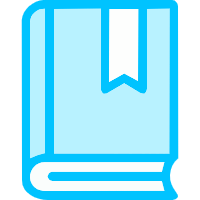
#> input picture icons/书.png, 200 x 200 px
$ python -i epub_core.py   (imports and definitions only)
#> lines starting #> are read from the running program, lines starting #| are printed output that depends on the picture
# -*- coding: utf-8 -*-
"""EPUB 精排核心库 v2：自定义目录正则、多级目录、文字样式引擎、头图边缘样式、
插图页/正文内插图、注释样式、字体子集化、EPUB 组装"""
import os, re, io, json, html as htmlmod, random, subprocess, sys, zipfile

# ================= 默认配置 =================

DEFAULT_TOC_REGEX = r"^\s*(?:\d{1,4}、\s*)?(?:简介|内容简介|序|楔子|尾声|后记|番外[一二三四五六七八九十百千零两\d]*|第?[0-9一二三四五六七八九十百千零两]{1,6}[章节回部])[一-龥· ]{0,12}(?:[(（][0-9一二三四五六七八九十百千零两]{1,5}[)）])?(?:\s+.*)?$"

# 文字样式预设（scope: inline=行内span, block=整段）
STYLE_PRESETS = [
    {"key": "dlg_cn",  "name": "中文双引号“…”", "scope": "inline", "regex": "“[^”]*”"},
    {"key": "dlg_sq",  "name": "单引号‘…’",     "scope": "inline", "regex": "‘[^’]*’"},
    {"key": "dlg_jp1", "name": "直角引号「…」", "scope": "inline", "regex": "「[^」]*」"},
    {"key": "dlg_jp2", "name": "双直角引号『…』", "scope": "inline", "regex": "『[^』]*』"},
    {"key": "paren",   "name": "括号文字（…）",  "scope": "inline", "regex": "（[^（）]*）"},
    {"key": "author",  "name": "作者有话说（整段）", "scope": "block",
     "regex": "【?(?:📢)?(?:作者有话要说|作者有话说|作家有话说|作家想说的话|作者想说的话|作者的话)(?::|：)?】?[\\s\\S]*?(?=\\r?\\n\\s*(?:[（(]?全书完[）)]?)|\\r?\\n\\s*\\r?\\n|$)"},
]

AD_PRESETS = {
    "站点推广": ["欢迎访问", "请访问", "本书首发", "最新章节.{0,12}更新", "最新最全的小说", "更多好看的(文章|小说)",
                "(?i)www\\.\\w+\\.(com|net|cc|org|me)", "(?i)https?://", "在线阅读全文", "全本TXT下载",
                "手机阅读", "[A-Za-zＡ-Ｚａ-ｚ]{2,}[.．点](com|COM|ＣＯＭ|net|cc)", "想看更多.{0,20}(小说|访问)"],
    "作者拉票": ["求月票", "求推荐票", "求收藏", "求订阅", "求打赏", "求鲜花", "求评价票"],
    "联系方式": ["QQ群", "微信群", "公众号", "微信号", "书友群"],
    "盗版站名": ["笔力阅读网", "(?i)biliyd", "阅笔小说网", "(?i)yoabc", "润文网", "笔趣阁"],
}

# 头图边缘样式（两字简洁命名）
EDGE_STYLES = [
    ("plain",      "方正"),
    ("cloud",      "云边"),
    ("mist",       "雾边"),
    ("brush",      "拖墨"),
    ("roughoval",  "糙圆"),
    ("watercolor", "晕染"),
    ("film",       "胶片"),
    ("tornside",   "撕边"),
    ("tornframe",  "撕框"),
    ("brushframe", "笔刷"),
    ("deckle",     "毛边"),
]

DEFAULT_SETTINGS = {
    "toc_regex": DEFAULT_TOC_REGEX,
    "toc_page": True, "panel_alpha": 0.6, "toc_bg_rotate": 1,
    "title_size": 0.92, "title_bold": True, "output_dir": "",
    # 边距单位为页面宽度/高度的百分比（%），不随阅读器字号膨胀，0=交给阅读器自己控制
    "layout": {"margin_t": 0.0, "margin_r": 4.0, "margin_b": 0.0, "margin_l": 4.0,
               "para_spacing": 0.35, "line_height": 1.8, "indent_em": 2.0,
               "drop_cap": False, "drop_size": 2.8, "drop_font": "", "drop_color": "#000000",
               "custom_css": ""},
    # text_fonts：选中文字指定字体 {chapter(0基), text(精确文字), font(字体key)}
    "text_fonts": [],
    "notes": {"font": "", "color": "#000000", "size": 0.85, "bold": False, "italic": False,
              "icon": ""},   # icon: 注释标记小图标（icons/ 下的文件名，空=默认 [注N] 文字标记）
    "styles": [dict(STYLE_PRESETS[0], enabled=True, font="dlg", color="#000000",
                    size=1.0, bold=False, italic=False)],   # 默认启用中文双引号→dlg字体，可在界面增删
    # {key,name,scope,regex,enabled,font,color,size,bold,italic}
    "ads_patterns": sum(AD_PRESETS.values(), []),
    "fonts": {"body": "", "dlg": "", "title": "", "toc": ""},
    "cover": "", "cover_w": 1200, "toc_bgs": [], "toc_bg_w": 880, "toc_bg_size": "100% auto",
    # header.assign：每张头图可指定章号（1开始，如 "1-20,25,30-40"，支持区间），命中章固定用该图，其余章按 rotate 规则
    "header": {"enabled": True, "rotate": True, "images": [], "assign": [], "width": 1080, "height": 500,
               "margin_t": 0, "margin_r": 0, "margin_b": 0, "margin_l": 0, "edge": "cloud",
               "fade": 18, "trim": True},   # fade=底部渐隐高度(%)，trim=自动裁掉四周透明留白
    # compress：生成后压缩体积。enabled 关闭则原样输出
    #   target_mb 目标体积（0/空 = 只压一轮不追体积）；img_max 图片最长边像素（0 = 不缩）
    #   quality JPEG 质量；colors 带透明 PNG 的量化色数；woff2 字体转 woff2
    "compress": {"enabled": False, "target_mb": 10, "img_max": 1440, "quality": 80,
                 "colors": 256, "woff2": True},
    # illust/illust2：全屏插图页。"mode": every_n 每 N 章 / after 指定章后 / anchor 按文字或章节定位
    #   anchor: {chapters:[章索引], text:"定位文字", pos:"after|before"}  pos=文字位置，章节前后由 pos 决定
    "illust": {"images": [], "mode": "every_n", "every_n": 25, "after": [], "rotate": True,
               "width_pct": 100, "anchors": []},
    # inline_images：{path, chapter, para, where(before/after), width_pct, wrap}
    #   也支持 {path, anchor_chapter, anchor_text, anchor_pos(before/after), ...} 按正文文字定位
    "inline_images": [],
    "image_quality": 100,  # 30/50/70/100
    "meta": {"intro": "", "publisher": "", "isbn": "", "pubdate": "", "language": "zh-CN", "tags": []},
}

# [8 lines left out: function deep_fill, not called in this run]

# ================= 解析 =================

TITLE_RE = re.compile(r"^第.{1,12}章")
TERMINAL = "。！？”…』」"

# [74 lines left out: functions _cn_num, normalize_numeric_titles, merge_duplicate_chapters, parse_txt, read_txt_file, not called in this run]

P_RE = re.compile(r"<p[^>]*>.*?</p>", re.S | re.I)
TAG_RE = re.compile(r"<[^>]+>")

def _clean_html(s):
    return htmlmod.unescape(TAG_RE.sub("", s)).strip()

# [80 lines left out: function parse_epub, not called in this run]

# ================= 边缘样式蒙版 =================

def _pil():
    from PIL import Image, ImageDraw, ImageFilter, ImageChops
    return Image, ImageDraw, ImageFilter, ImageChops

# [9 lines left out: function _rot_ellipse, not called in this run]

def mask_plain(w, h, seed):
    Image, *_ = _pil()
    return Image.new("L", (w, h), 255)

# [297 lines left out: functions mask_cloud, mask_mist, mask_splash, mask_diag, mask_brush, mask_splatter_oval and 6 more, not called in this run]

MASK_FUNCS = {
    "plain": mask_plain, "cloud": mask_cloud, "mist": mask_mist, "splash": mask_splash,
    "diag": mask_diag, "brush": mask_brush, "splatter": mask_splatter_oval,
    "roughoval": mask_rough_oval, "watercolor": mask_watercolor,
    "tornside": mask_tornside, "tornframe": mask_tornframe,
    "deckle": mask_deckle, "brushframe": mask_brushframe,
}

# [54 lines left out: functions apply_film_frame, make_edge_preview, crop_cover_ratio, not called in this run]

def save_compressed(im, out_jpg, quality):
    """按质量保存为 JPEG（quality>=100 用 90 上限）"""
    Image, *_ = _pil()
    if im.mode in ("RGBA", "LA", "P"):
        bg = Image.new("RGB", im.size, (255, 255, 255))
        im2 = im.convert("RGBA")
        bg.paste(im2, (0, 0), im2)
        im = bg
    else:
        im = im.convert("RGB")
    im.save(out_jpg, quality=max(10, min(95, quality if quality < 100 else 90)))
    return out_jpg

# [70 lines left out: functions _call_mask, trim_alpha, trim_white_bottom, make_header, make_tocbg, not called in this run]

def make_illust(src, out, maxw=1024, maxh=2048, quality=100):
#> called with src = 'icons/书.png', out = 'out.png', maxw = 1024, maxh = 2048, quality = 100
    Image, *_ = _pil()
    im = Image.open(src).convert("RGB")
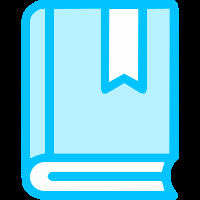
#> im: PIL image 200x200 RGB; mean R, G, B 99.4, 176.5, 198.3
    if im.width > maxw:
        im = im.resize((maxw, int(im.height * maxw / im.width)), Image.LANCZOS)
    if im.height > maxh:
        im = im.crop((0, 0, im.width, maxh))
    save_compressed(im, out, quality)
    return os.path.basename(out)

# [20 lines left out: functions make_cover, make_inline, not called in this run]

# ================= 文字样式 & 注释 =================

NOTE_RE = re.compile(r"\{\{注:(.*?)\}\}", re.S)

# 内置注释标记小图标目录（epub-studio/icons/*.png）
ICONS_DIR = os.path.join(os.path.dirname(os.path.abspath(__file__)), "icons")

# [545 lines left out: functions list_note_icons, para_to_html, compile_styles, style_css, subset_font, build_epub, not called in this run]

>>> result = make_illust('icons/书.png', 'out.png')

$ run again, on icons/船.png
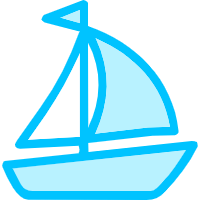
#> input picture icons/船.png, 200 x 200 px
#> in make_illust, `im = Image.open(src).convert("RGB")`:
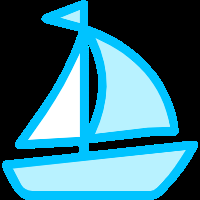
#> im: PIL image 200x200 RGB; mean R, G, B 53.6, 115.8, 133.9
